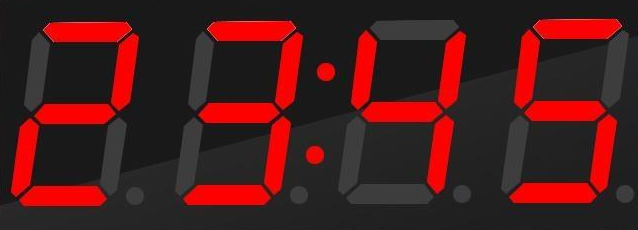
#> input picture sample.png, 638 x 230 px
$ python rotateimage.py
#> lines starting #> are read from the running program, lines starting #| are printed output that depends on the picture; after the words box and inside, x2 and y2 are one past the last pixel; in counts of white or black regions, pixels touching at a corner belong together
from imutils import contours
import imutils
import cv2
import numpy as np


image = cv2.imread("sample.png") # pictures/lot-2.png
#> image is the input picture: shape (230, 638, 3); mean B, G, R 27.9, 27.9, 73.8

image = imutils.resize(image, height=500)
#> image: shape (500, 1386, 3)
contrast = cv2.convertScaleAbs(image, alpha=5, beta=90)
gray = cv2.cvtColor(contrast, cv2.COLOR_BGR2GRAY)
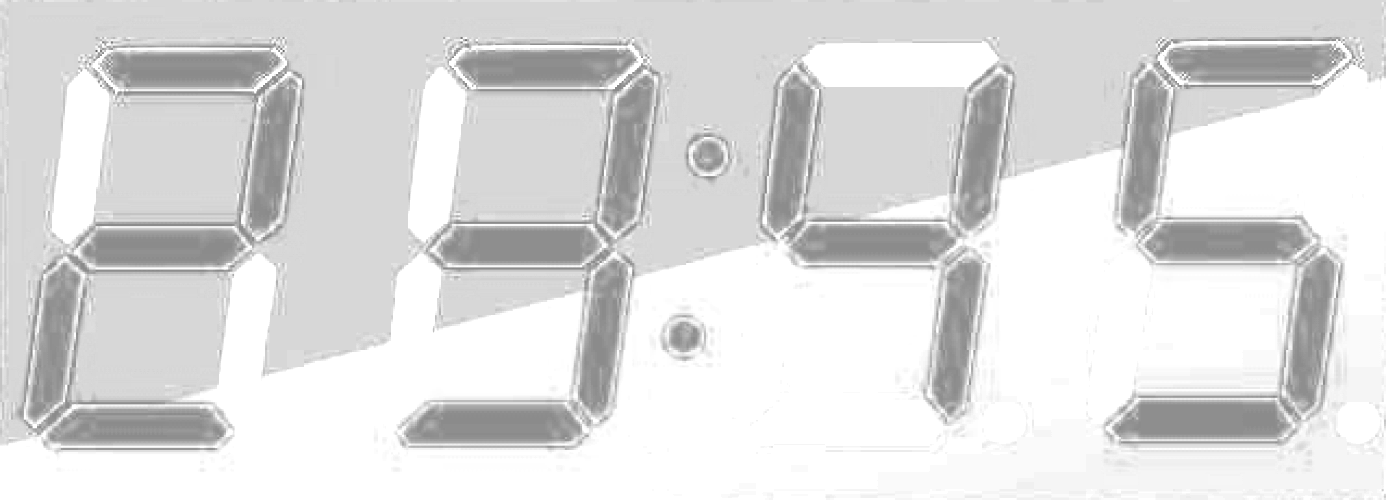
#> gray: shape (500, 1386); min 105, max 255, mean 220.5
threshold = cv2.threshold(gray, 0, 255, cv2.THRESH_BINARY | cv2.THRESH_OTSU)[1]
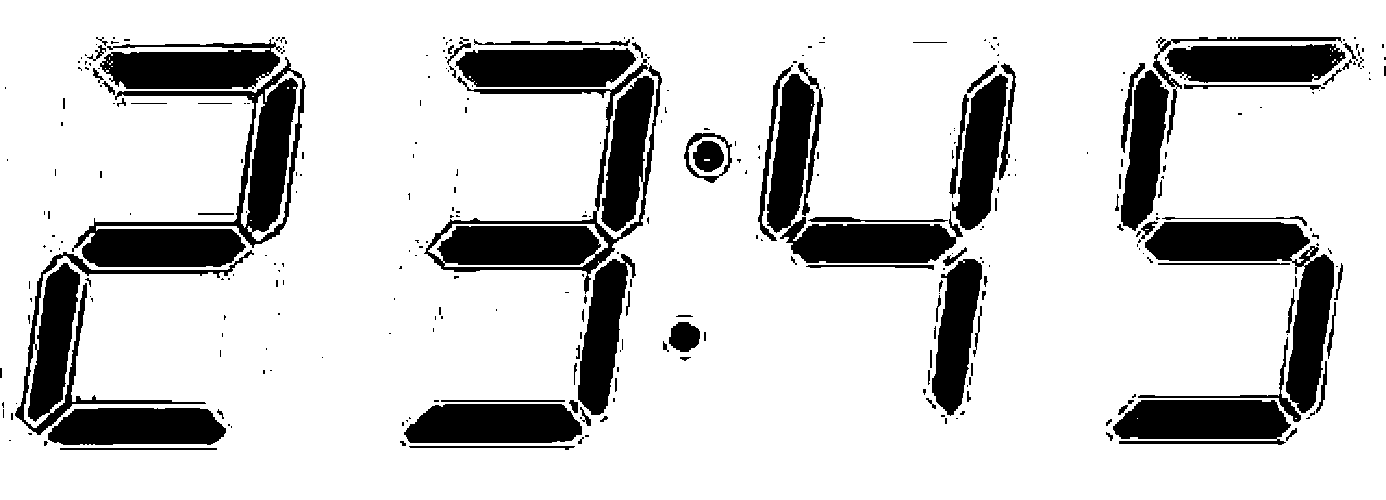
#> threshold: shape (500, 1386); 81.6% white; 328 black regions (228 under 20 px), largest, box (x1, y1, x2, y2) and area: (424, 59, 662, 294) 14670, (72, 57, 306, 267) 13710, (767, 63, 963, 263) 11395
kernel = cv2.getStructuringElement(cv2.MORPH_CROSS, (15, 15))
img = cv2.morphologyEx(threshold, cv2.MORPH_OPEN, kernel)
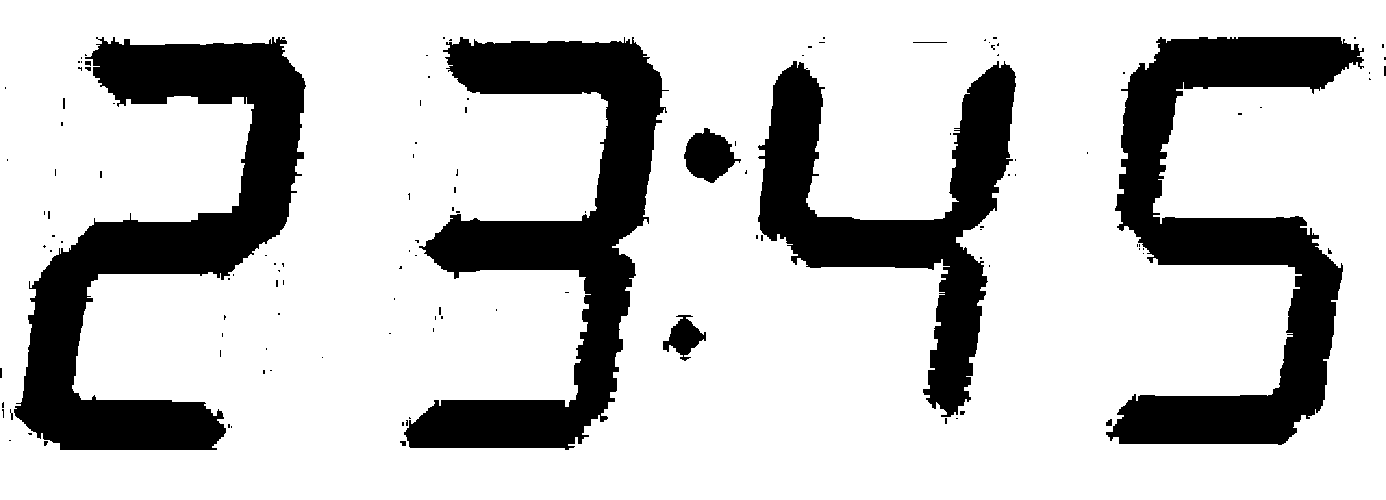
#> img: shape (500, 1386); 77.3% white; 125 black regions (112 under 20 px)

cnts = cv2.findContours(img.copy(), cv2.RETR_LIST, cv2.CHAIN_APPROX_SIMPLE)
#> cnts = 128 contours, 106 with area under 20; largest, box (x1, y1, x2, y2) and area: (0, 0, 1386, 500) 691066, (13, 36, 307, 451) 45057, (403, 36, 670, 451) 41580, (1105, 36, 1365, 446) 40376, (757, 60, 1017, 418) 30695
cnts = imutils.grab_contours(cnts)
#cv2.drawContours(image,cnts,-1,(0, 255, 0), 2)
boundingRect = []
for c in cnts:
    (x, y, w, h) = cv2.boundingRect(c)
    if (h > image.shape[0]*0.3 and h <image.shape[0]*0.9):
        cv2.rectangle(image,(x,y),(x+w,y+h),(0, 0, 255), 2)
        boundingRect.append([x,y,w,h])
#> this loop made 128 passes
#> (x, y, w, h) on passes 1 to 12: (399, 440, 8, 7), (43, 440, 6, 7), (8, 439, 4, 3), (27, 432, 6, 4), (230, 425, 3, 4), (227, 423, 4, 6), (401, 421, 4, 6), (405, 419, 4, 8), (1105, 418, 8, 9), (955, 417, 4, 3), (944, 417, 4, 8), (408, 416, 4, 4)
#> (c, x, y, w, h) on passes 20, 47, 53: ([[321, 357], [322, 356], [323, 357], [322, 358]], 321, 356, 3, 3), ([[1142, 253], [1143, 252], [1144, 253], [1143, 254]], 1142, 252, 3, 3), ([[44, 244], [46, 246], [44, 248], [42, 246]], 42, 244, 5, 5)
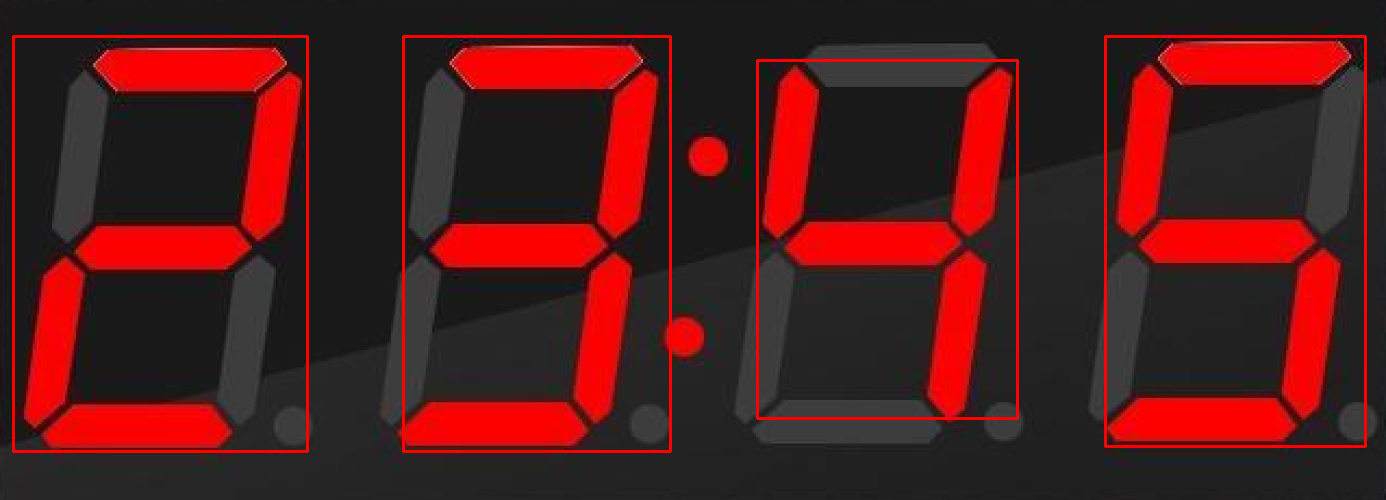
#> image: shape (500, 1386, 3); mean B, G, R 27.1, 27.1, 78.8
#> after the loop, boundingRect = [[757, 60, 260, 358], [1105, 36, 260, 410], [403, 36, 267, 415], [13, 36, 294, 415]]

#cv2.drawContours(image,cnts,-1,(0, 255, 0), 2)
boundingRect = sorted(boundingRect, key=lambda boundingRect: boundingRect[0])
#> boundingRect = [[13, 36, 294, 415], [403, 36, 267, 415], [757, 60, 260, 358], [1105, 36, 260, 410]]

standard = 50
test_data = []
for r in boundingRect:
    (x, y, w, h) = r
    d = imutils.resize(threshold[y:y + h, x:x + w], height=standard,width=standard)
    print(d.shape)
    tmp_h, tmp_w = d.shape
    #padding white pixel to make the digit in square scale
    ptop = int((standard * 2 - tmp_h) / 2)
    pbuttom = standard * 2  - ptop - tmp_h
    pleft = int((standard * 2  - tmp_w) / 2)
    pright = standard * 2 - pleft - tmp_w
    print(str(ptop) + '-' + str(pbuttom) + '-' + str(pleft) + '-' + str(pright))
    if (ptop > 0 and pbuttom > 0 and pleft > 0 and pright > 0):
        constant = cv2.copyMakeBorder(d,ptop,pbuttom,pleft,pright,cv2.BORDER_CONSTANT,value=[255,255,255])
        print(constant.shape)
        reshape = imutils.resize(constant, height=standard,width=standard)
        cv2.imshow("Image", reshape)
        cv2.waitKey(0)
        test_data.append(reshape)
#> this loop made 4 passes
#> (x, y, w, h, tmp_h, ptop, pbuttom) on passes 1 to 4: (13, 36, 294, 415, 70, 15, 15), (403, 36, 267, 415, 77, 11, 12), (757, 60, 260, 358, 68, 16, 16), (1105, 36, 260, 410, 78, 11, 11)
#| (70, 50)
#| 15-15-25-25
#| (100, 100)
#| (77, 50)
#| 11-12-25-25
#| (100, 100)
#| (68, 50)
#| 16-16-25-25
#| (100, 100)
#| (78, 50)
#> (further printed lines are left out)
#> pass 1, `d = imutils.resize(threshold[y:y + h, x:x + w], height=standard,width=..`:
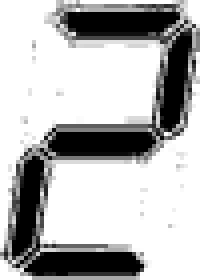
#> d: shape (70, 50) (shown 4 times larger); min 0, max 255, mean 182.1
#> after the loop:
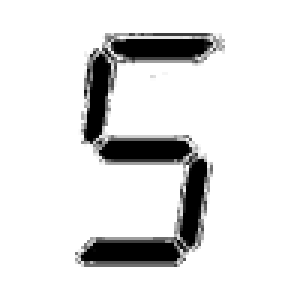
#> constant: shape (100, 100) (shown 3 times larger); min 0, max 255, mean 225
#> after the loop:
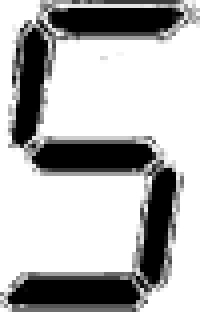
#> d: shape (78, 50) (shown 4 times larger); min 0, max 255, mean 178
#> after the loop, test_data = 4 items


test_data = np.asarray(test_data, dtype=np.float32)
print(test_data.shape)
#| (4, 50, 50)
test_data = np.reshape(test_data,(test_data.shape[0],standard*standard))
print(test_data.shape)
#| (4, 2500)

#load model
model2 = cv2.ml.SVM_load("model.xml")
_, y_val = model2.predict(test_data)
#> y_val = [2, 3, 4, 5]
print("prediction result")
print(np.int_(y_val))
#| [[2]
#|  [3]
#|  [4]
#|  [5]]


cv2.imshow("Image", image)
cv2.waitKey(0)
cv2.destroyAllWindows()
